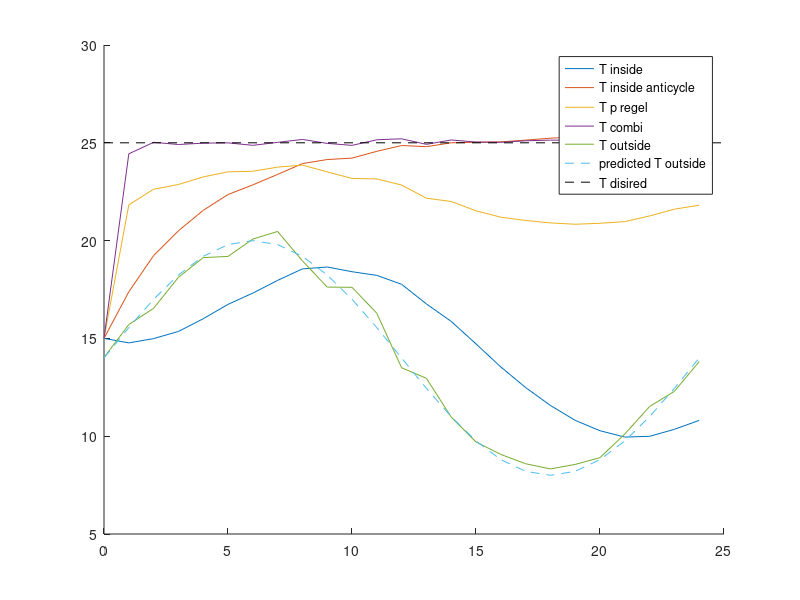
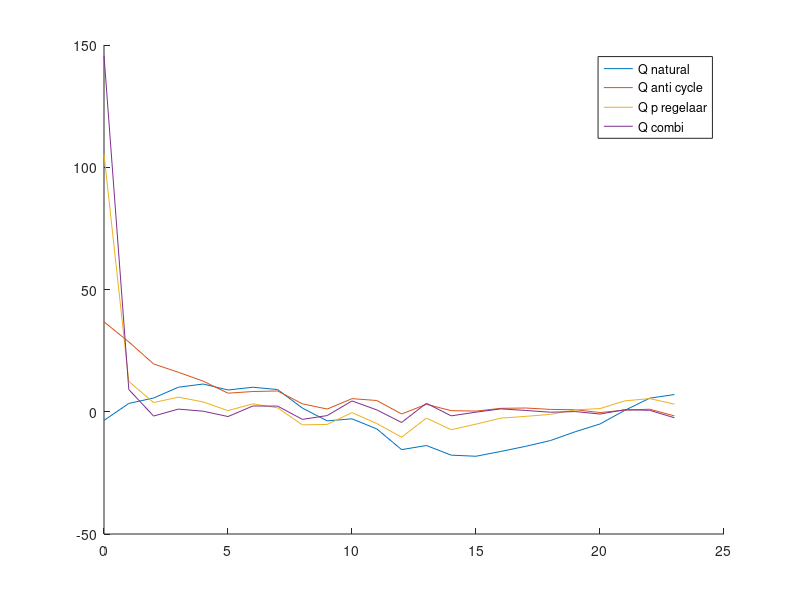

Recreate these plots in MATLAB, in order.
clear

t = 0:1:24; % tijd in uren
T_wanted = 25; %disired temperaturen in degrees
T_predict = 6 * sin(2 * pi * t/ 24) + 14 ;%temperature prediction
T_amb = T_predict .* (0.95 + 0.1 * rand(1,length (t))); % real outside temperature
T_kas1(1) = 15; %initial temperature in greenhouse
T_kas_ac(1) = T_kas1(1);
T_kas_p(1) = T_kas1(1);
T_combi(1) = T_kas1(1);
h_buiten = 100;
h_binnen = 100;
k_wall = 5.7;
A = 30;
cp = 718;
rho = 1.29;
V = 60;
m = rho * V;
d_wall = 5 * 10-3;
R_wall = 1/h_buiten + d_wall/k_wall + 1/h_binnen;
Q_heat = - A * (T_predict - T_wanted) / R_wall * (0.95 + 0.1 * rand); %added heat based on predicted outside temperature and disired + fout
P = 3;
for i = 1:(length(t)-1)
    Q_conv(i) = A * (T_amb(i) - T_kas1(i)) / R_wall; %
    T_kas1(i + 1) = T_kas1(i) + Q_conv(i) * 60^2 / (m * cp ); %temperatuurstijging over een uur

    Q_anticyc(i) = A * (T_amb(i) - T_kas_ac(i)) / R_wall + Q_heat(i); %heat met voorspelling
    T_kas_ac(i + 1) = T_kas_ac(i) + Q_anticyc(i) * 60^2 / (m * cp );

    Q_P(i) = A * (T_amb(i) - T_kas_p(i)) / R_wall + P *A / R_wall * (T_wanted - T_kas_p(i)); %heat met p regel
    T_kas_p(i + 1) = T_kas_p(i) + Q_P(i) * 60^2 / (m * cp );

    Q_combi(i) = A * (T_amb(i) - T_combi(i)) / R_wall + P *A / R_wall * (T_wanted - T_combi(i)) + Q_heat(i); %combi
    T_combi(i + 1) = T_combi(i) + Q_combi(i) * 60^2 / (m * cp );
end
figure;
hold on
plot(t, T_kas1)
plot(t, T_kas_ac)
plot(t, T_kas_p)
plot(t, T_combi)
plot(t, T_amb,'-')
plot(t, T_predict,'--')
plot([0, 25], [T_wanted, T_wanted],'k--')
legend('T inside', 'T inside anticycle','T p regel','T combi','T outside', 'predicted T outside','T disired')
hold off
figure;
hold on
plot(t(1:end-1), Q_conv)
plot(t(1:end-1), Q_anticyc)
plot(t(1:end-1), Q_P)
plot(t(1:end-1), Q_combi)
legend('Q natural', 'Q anti cycle', 'Q p regelaar','Q combi')
hold off
